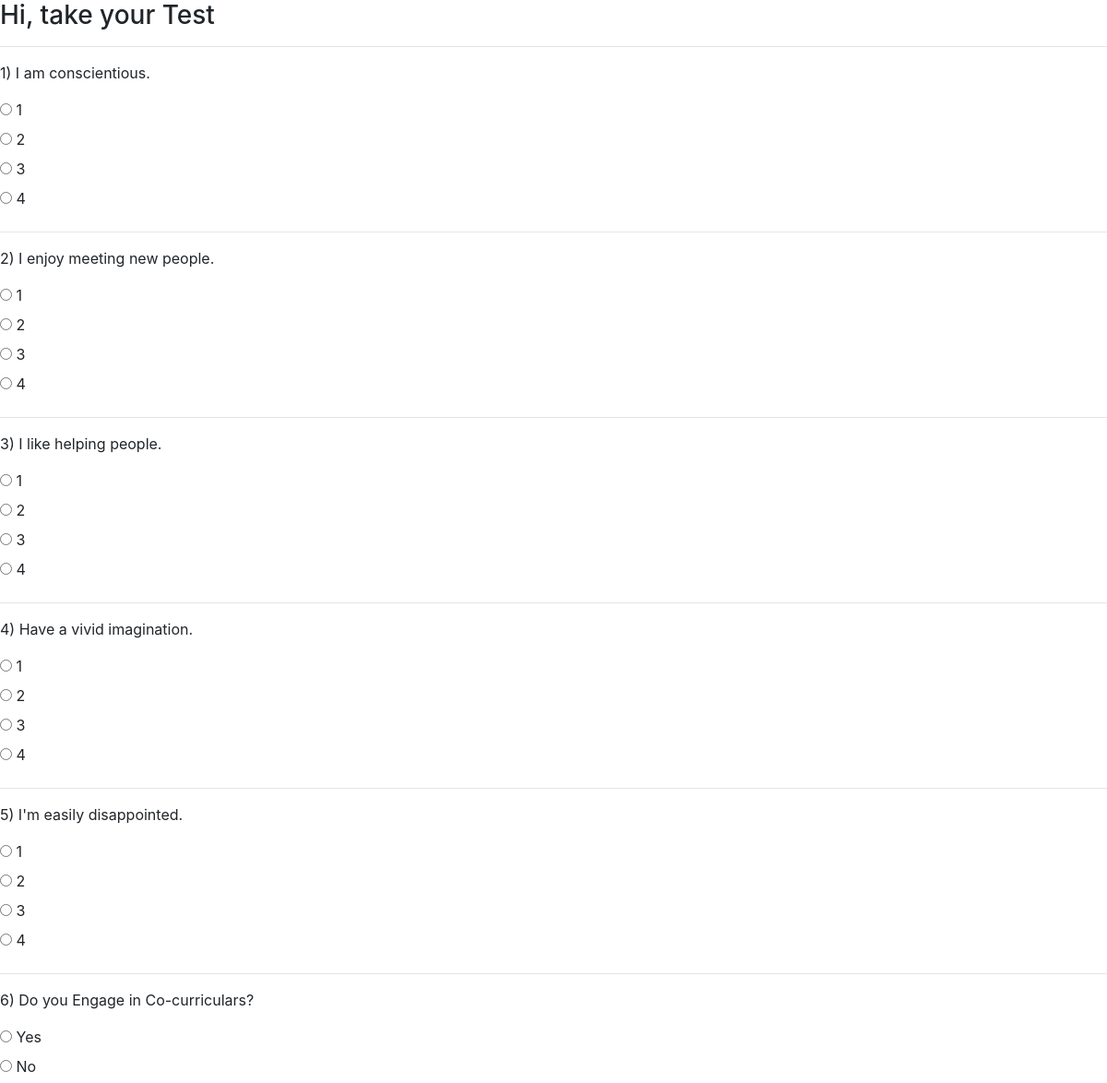
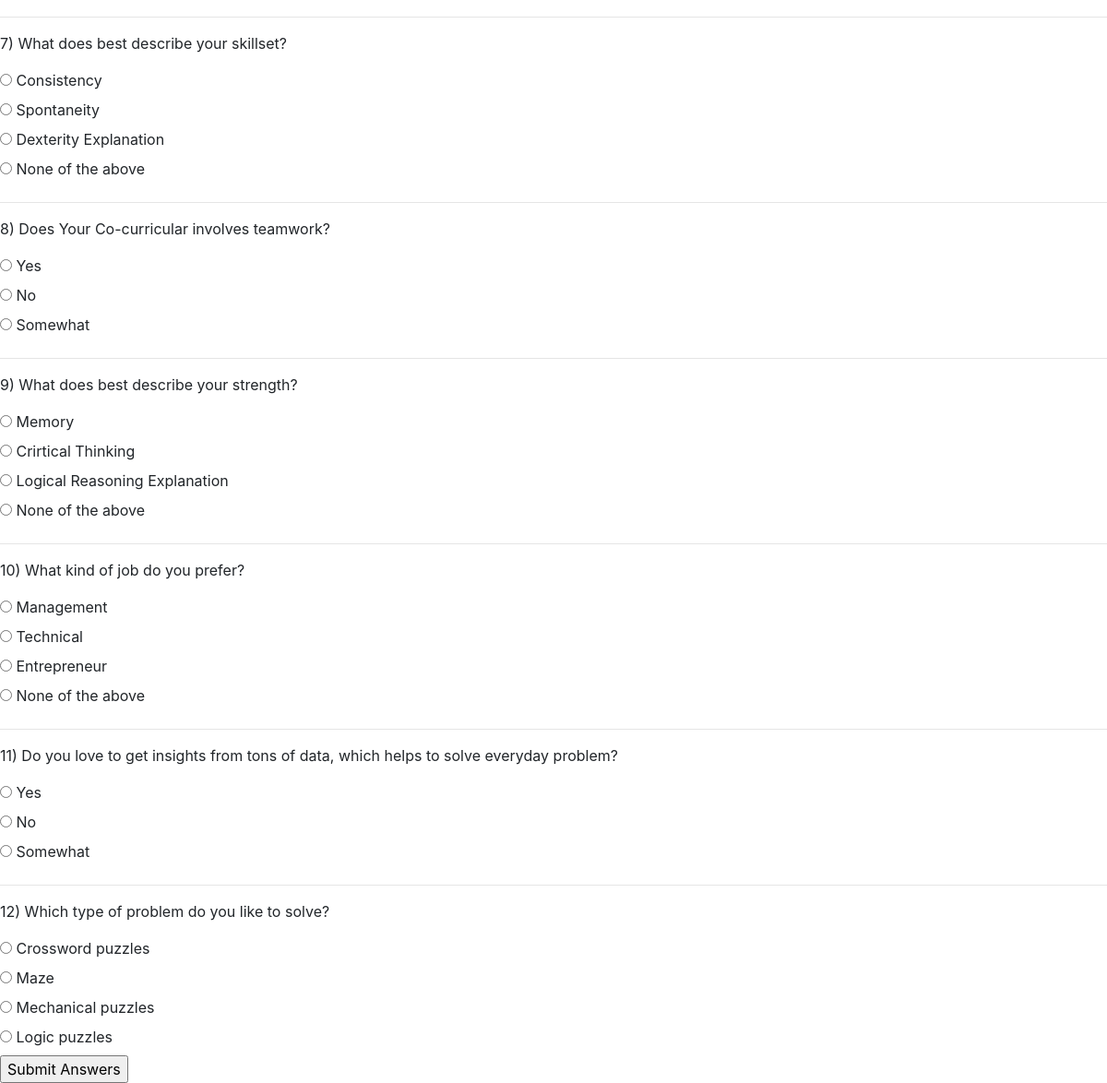
Screenshot of /init_test/take_test/ (signed in) with the database file from the repository (2 pictures, top to bottom).
### init_test/models.py (models this page shows)
class test(models.Model):
    question = models.CharField(max_length=500)
    option1 = models.CharField(max_length=200)
    option2 = models.CharField(max_length=200)
    option3 = models.CharField(max_length=200, null=True)
    option4 = models.CharField(max_length=200, null=True)

### init_test/views.py (the view, shortened to what this page needs)
# urls.py: path('take_test/', views.take_test, name="take_test"),
def take_test(request):
    user_id = request.user.id
    print(user_id)
    if request.method == 'GET':
        exam = test.objects.all()
        return render(request, 'take_test.html', {'exam': exam})

### templates/take_test.html (shortened to what this page needs)
<!DOCTYPE html>
<html>
<head>
    <link rel="stylesheet" href="https://maxcdn.bootstrapcdn.com/bootstrap/4.5.0/css/bootstrap.min.css">
</head>
<body>
{% if user.is_authenticated %}
<h3>Hi, {{ user.first_name }} take your Test</h3>
    <form action="{% url 'take_test' %}" method="post">
        {% for i in exam %}
            <hr>
            <p>{{ i.id }}) {{ i.question }}</p>
            <input type="radio" name="{{ i.id }}" required id="{{ i.option1 }}"  value="{{ i.option1 }} ">
            <label for="{{ i.option1 }}">{{ i.option1 }}</label><br>
            <input type="radio" name="{{ i.id }}" required id="{{ i.option2 }}"  value="{{ i.option2 }}">
            <label for="{{ i.option2 }}">{{ i.option2 }}</label><br>
            {% if i.option3 %}
                <input type="radio" name="{{ i.id }}" required id="{{ i.option3 }}"  value="{{ i.option3 }}">
            <label for="{{ i.option3 }}">{{ i.option3 }}</label><br>
            {% endif %}
            {% if i.option4 %}
                <input type="radio" name="{{ i.id }}" required id="{{ i.option4 }}"  value="{{ i.option4 }}">
            <label for="{{ i.option4 }}">{{ i.option4 }}</label>
                <br>
            {% endif %}
        {% endfor %}
    <input type="submit" value="Submit Answers">
    </form>
    {% endif %}
</body>
</html>

### rows the page displays
test: id "1", question "I am conscientious.", option1 "1", option2 "2", option3 "3", option4 "4"
test: id "2", question "I enjoy meeting new people.", option1 "1", option2 "2", option3 "3", option4 "4"
test: id "3", question "I like helping people.", option1 "1", option2 "2", option3 "3", option4 "4"
test: id "4", question "Have a vivid imagination.", option1 "1", option2 "2", option3 "3", option4 "4"
test: id "5", question "I'm easily disappointed.", option1 "1", option2 "2", option3 "3", option4 "4"
test: id "6", question "Do you Engage in Co-curriculars?", option1 "Yes", option2 "No"
test: id "7", question "What does best describe your skillset?", option1 "Consistency", option2 "Spontaneity", option3 "Dexterity Explanation", option4 "None of the above"
test: id "8", question "Does Your Co-curricular involves teamwork?", option1 "Yes", option2 "No", option3 "Somewhat"
test: id "9", question "What does best describe your strength?", option1 "Memory", option2 "Crirtical Thinking", option3 "Logical Reasoning Explanation", option4 "None of the above"
test: id "10", question "What kind of job do you prefer?", option1 "Management", option2 "Technical", option3 "Entrepreneur", option4 "None of the above"
test: id "11", question "Do you love to get insights from tons of data, which helps to solve everyday problem?", option1 "Yes", option2 "No", option3 "Somewhat"
test: id "12", question "Which type of problem do you like to solve?", option1 "Crossword puzzles", option2 "Maze", option3 "Mechanical puzzles", option4 "Logic puzzles"
